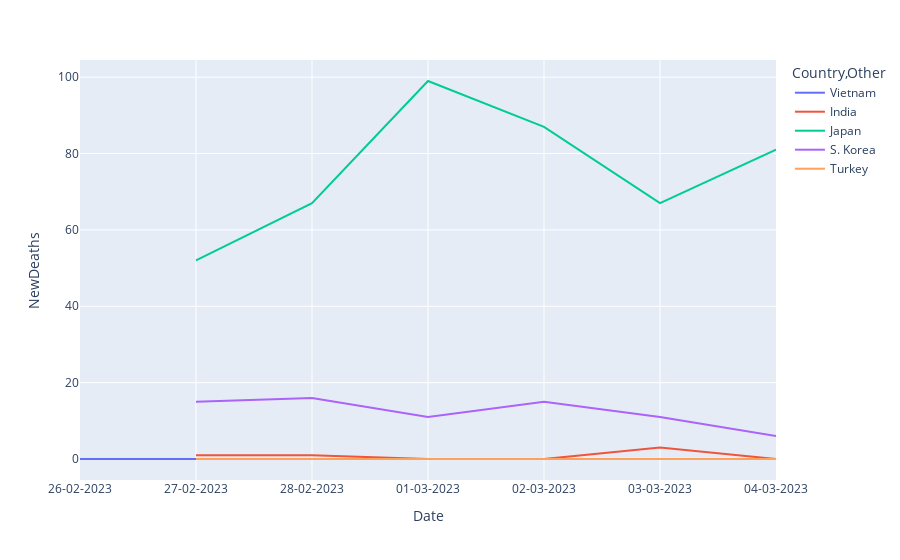

Write notebook code for a chart like this one.
### Code cell
fig = px.line(df[df['Country,Other'].isin(top_5_Tot_Cases_1M_pop)], x='Date', y='NewDeaths', color='Country,Other')
fig.show()

### Figure 1 — Plotly figure (JSON) as saved in the notebook; plotly's stock layout.template omitted (floating-point values rounded to 4 significant figures)
{"data": [{"hovertemplate": "Country,Other=Vietnam<br>Date=%{x}<br>NewDeaths=%{y}<extra></extra>", "legendgroup": "Vietnam", "line": {"color": "#636efa", "dash": "solid"}, "marker": {"symbol": "circle"}, "mode": "lines", "name": "Vietnam", "orientation": "v", "showlegend": true, "type": "scatter", "x": ["26-02-2023", "27-02-2023", "28-02-2023", "01-03-2023", "02-03-2023", "03-03-2023", "04-03-2023"], "xaxis": "x", "y": [0, 0, 0, 0, 0, 0, 0], "yaxis": "y"}, {"hovertemplate": "Country,Other=India<br>Date=%{x}<br>NewDeaths=%{y}<extra></extra>", "legendgroup": "India", "line": {"color": "#EF553B", "dash": "solid"}, "marker": {"symbol": "circle"}, "mode": "lines", "name": "India", "orientation": "v", "showlegend": true, "type": "scatter", "x": ["27-02-2023", "28-02-2023", "01-03-2023", "02-03-2023", "03-03-2023", "04-03-2023"], "xaxis": "x", "y": [1, 1, 0, 0, 3, 0], "yaxis": "y"}, {"hovertemplate": "Country,Other=Japan<br>Date=%{x}<br>NewDeaths=%{y}<extra></extra>", "legendgroup": "Japan", "line": {"color": "#00cc96", "dash": "solid"}, "marker": {"symbol": "circle"}, "mode": "lines", "name": "Japan", "orientation": "v", "showlegend": true, "type": "scatter", "x": ["27-02-2023", "28-02-2023", "01-03-2023", "02-03-2023", "03-03-2023", "04-03-2023"], "xaxis": "x", "y": [52, 67, 99, 87, 67, 81], "yaxis": "y"}, {"hovertemplate": "Country,Other=S. Korea<br>Date=%{x}<br>NewDeaths=%{y}<extra></extra>", "legendgroup": "S. Korea", "line": {"color": "#ab63fa", "dash": "solid"}, "marker": {"symbol": "circle"}, "mode": "lines", "name": "S. Korea", "orientation": "v", "showlegend": true, "type": "scatter", "x": ["27-02-2023", "28-02-2023", "01-03-2023", "02-03-2023", "03-03-2023", "04-03-2023"], "xaxis": "x", "y": [15, 16, 11, 15, 11, 6], "yaxis": "y"}, {"hovertemplate": "Country,Other=Turkey<br>Date=%{x}<br>NewDeaths=%{y}<extra></extra>", "legendgroup": "Turkey", "line": {"color": "#FFA15A", "dash": "solid"}, "marker": {"symbol": "circle"}, "mode": "lines", "name": "Turkey", "orientation": "v", "showlegend": true, "type": "scatter", "x": ["27-02-2023", "28-02-2023", "01-03-2023", "02-03-2023", "03-03-2023", "04-03-2023"], "xaxis": "x", "y": [0, 0, 0, 0, 0, 0], "yaxis": "y"}], "layout": {"legend": {"title": {"text": "Country,Other"}, "tracegroupgap": 0}, "margin": {"t": 60}, "xaxis": {"anchor": "y", "domain": [0, 1], "title": {"text": "Date"}}, "yaxis": {"anchor": "x", "domain": [0, 1], "title": {"text": "NewDeaths"}}}}
